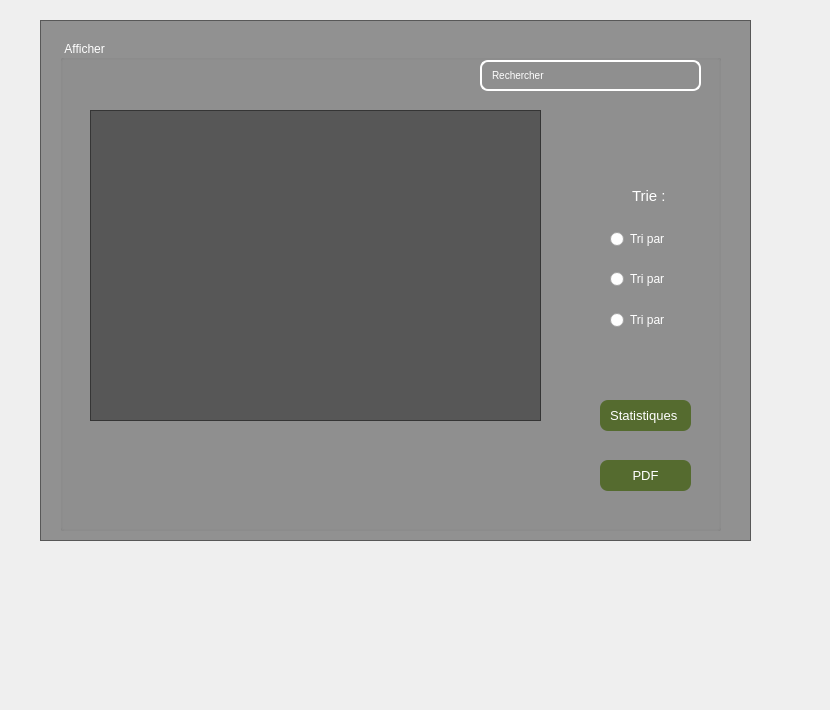
   <widget class="QWidget" name="tab_13">
    <attribute name="title">
     <string>Afficher la liste des fournisseurs</string>
    </attribute>
    <widget class="QFrame" name="frame_20">
     <property name="geometry">
      <rect>
       <x>40</x>
       <y>20</y>
       <width>711</width>
       <height>521</height>
      </rect>
     </property>
     <property name="styleSheet">
      <string notr="true">QFrame
{background : black;
background:rgba(0,0,0,100);}</string>
     </property>
     <property name="frameShape">
      <enum>QFrame::StyledPanel</enum>
     </property>
     <property name="frameShadow">
      <enum>QFrame::Raised</enum>
     </property>
     <widget class="QGroupBox" name="groupBox_17">
      <property name="geometry">
       <rect>
        <x>20</x>
        <y>20</y>
        <width>661</width>
        <height>491</height>
       </rect>
      </property>
      <property name="styleSheet">
       <string notr="true">QGroupBox{color:white;}</string>
      </property>
      <property name="title">
       <string> Afficher </string>
      </property>
      <widget class="QLineEdit" name="lineEdit_150">
       <property name="geometry">
        <rect>
         <x>420</x>
         <y>20</y>
         <width>221</width>
         <height>31</height>
        </rect>
       </property>
       <property name="styleSheet">
        <string notr="true">QLineEdit
 { background-color: transparent;
  color: #F5F5DC
;
  border: 1.5px solid white; 
border-radius: 8px;
}</string>
       </property>
       <property name="text">
        <string/>
       </property>
      </widget>
      <widget class="QLineEdit" name="lineEdit_151">
       <property name="geometry">
        <rect>
         <x>430</x>
         <y>20</y>
         <width>111</width>
         <height>31</height>
        </rect>
       </property>
       <property name="cursor">
        <cursorShape>ArrowCursor</cursorShape>
       </property>
       <property name="styleSheet">
        <string notr="true">QLineEdit {background:transparent;
border:none;
color:white;
font-size: 10px;
}</string>
       </property>
       <property name="text">
        <string>Rechercher </string>
       </property>
      </widget>
      <widget class="QRadioButton" name="radioButton_4">
       <property name="geometry">
        <rect>
         <x>550</x>
         <y>190</y>
         <width>83</width>
         <height>18</height>
        </rect>
       </property>
       <property name="styleSheet">
        <string notr="true">QRadioButton {color:rgb(255, 255, 255);}</string>
       </property>
       <property name="text">
        <string>Tri par</string>
       </property>
      </widget>
      <widget class="QRadioButton" name="radioButton_5">
       <property name="geometry">
        <rect>
         <x>550</x>
         <y>230</y>
         <width>83</width>
         <height>18</height>
        </rect>
       </property>
       <property name="styleSheet">
        <string notr="true">QRadioButton {color:rgb(255, 255, 255);}</string>
       </property>
       <property name="text">
        <string>Tri par</string>
       </property>
      </widget>
      <widget class="QRadioButton" name="radioButton_6">
       <property name="geometry">
        <rect>
         <x>550</x>
         <y>270</y>
         <width>91</width>
         <height>20</height>
        </rect>
       </property>
       <property name="styleSheet">
        <string notr="true">QRadioButton {color:rgb(255, 255, 255);}</string>
       </property>
       <property name="text">
        <string>Tri par</string>
       </property>
      </widget>
      <widget class="QLineEdit" name="lineEdit_152">
       <property name="geometry">
        <rect>
         <x>570</x>
         <y>140</y>
         <width>111</width>
         <height>31</height>
        </rect>
       </property>
       <property name="cursor">
        <cursorShape>ArrowCursor</cursorShape>
       </property>
       <property name="styleSheet">
        <string notr="true">QLineEdit {background:transparent;
border:none;
color:white;
font-size: 15px;
}</string>
       </property>
       <property name="text">
        <string>Trie :</string>
       </property>
      </widget>
      <widget class="QPushButton" name="pushButton_3">
       <property name="geometry">
        <rect>
         <x>540</x>
         <y>360</y>
         <width>91</width>
         <height>31</height>
        </rect>
       </property>
       <property name="styleSheet">
        <string notr="true">QPushButton{border-radius: 8px;
background :#556B2F
;
color: white;
font-size:13px;
}</string>
       </property>
       <property name="text">
        <string>Statistiques </string>
       </property>
      </widget>
      <widget class="QPushButton" name="pushButton_4">
       <property name="geometry">
        <rect>
         <x>540</x>
         <y>420</y>
         <width>91</width>
         <height>31</height>
        </rect>
       </property>
       <property name="styleSheet">
        <string notr="true">QPushButton{border-radius: 8px;
background :#556B2F
;
color: white;
font-size:13px;
}</string>
       </property>
       <property name="text">
        <string>PDF</string>
       </property>
      </widget>
      <widget class="QTableView" name="tableView">
       <property name="geometry">
        <rect>
         <x>30</x>
         <y>70</y>
         <width>451</width>
         <height>311</height>
        </rect>
       </property>
      </widget>
     </widget>
    </widget>
    <widget class="QLabel" name="label_9">
     <property name="geometry">
      <rect>
       <x>800</x>
       <y>60</y>
       <width>21</width>
       <height>641</height>
      </rect>
     </property>
     <property name="text">
      <string/>
     </property>
     <property name="pixmap">
      <pixmap>../../Downloads/djjjj.jpg</pixmap>
     </property>
    </widget>
   </widget>
